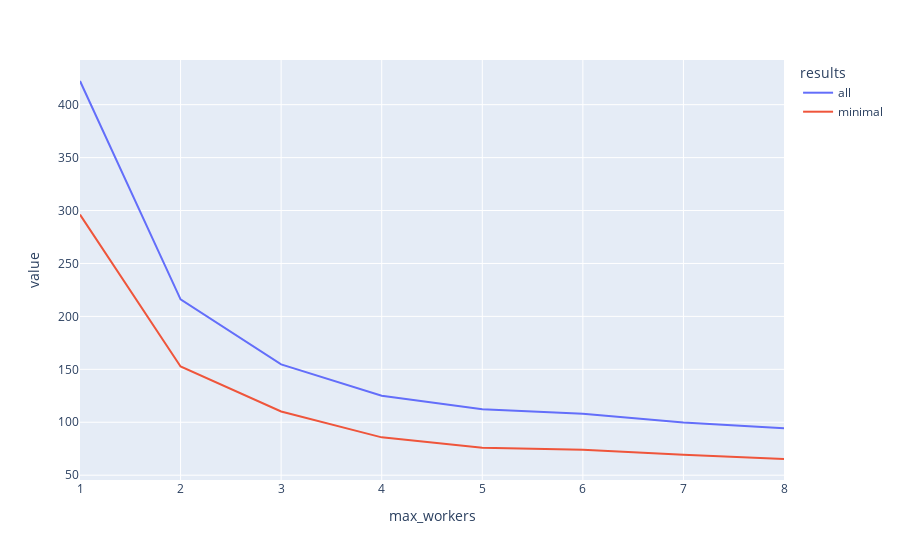

Notebook source saved alongside this figure:
### Code cell
# Plot raw runtime
df = pd.read_csv('01_scaling_raw.csv')
df = df.pivot(index='max_workers', columns='results', values='wallclock_time')
px.line(df)

### Figure 1 — Plotly figure (JSON) as saved in the notebook; plotly's stock layout.template omitted (floating-point values rounded to 4 significant figures)
{"data": [{"hovertemplate": "results=all<br>max_workers=%{x}<br>value=%{y}<extra></extra>", "legendgroup": "all", "line": {"color": "#636efa", "dash": "solid"}, "marker": {"symbol": "circle"}, "mode": "lines", "name": "all", "orientation": "v", "showlegend": true, "type": "scatter", "x": [1, 2, 3, 4, 5, 6, 7, 8], "xaxis": "x", "y": [422.4, 216.1, 154.7, 125.1, 112.2, 107.9, 99.67, 94.31], "yaxis": "y"}, {"hovertemplate": "results=minimal<br>max_workers=%{x}<br>value=%{y}<extra></extra>", "legendgroup": "minimal", "line": {"color": "#EF553B", "dash": "solid"}, "marker": {"symbol": "circle"}, "mode": "lines", "name": "minimal", "orientation": "v", "showlegend": true, "type": "scatter", "x": [1, 2, 3, 4, 5, 6, 7, 8], "xaxis": "x", "y": [296.2, 152.7, 110.2, 85.75, 76.01, 74.12, 69.27, 65.3], "yaxis": "y"}], "layout": {"autosize": true, "legend": {"title": {"text": "results"}, "tracegroupgap": 0}, "margin": {"t": 60}, "xaxis": {"anchor": "y", "autorange": true, "domain": [0, 1], "range": [1, 8], "title": {"text": "max_workers"}, "type": "linear"}, "yaxis": {"anchor": "x", "autorange": true, "domain": [0, 1], "range": [45.46, 442.2], "title": {"text": "value"}, "type": "linear"}}}
